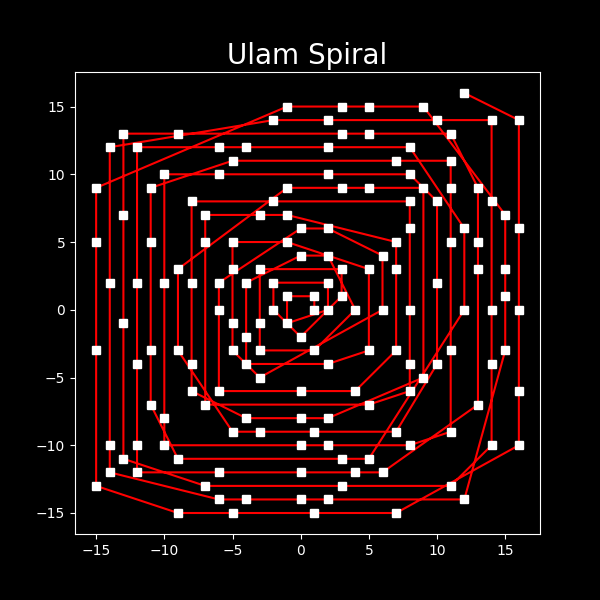

Source code (Python):
# generate prime number list
import matplotlib.pyplot as plt

plt.style.use('dark_background')         



N = int(input('Enter the max limit N: '))

sieve = [True] * (N + 1)
primes = []

for i in range(2, N+1):
    if sieve[i]:
        primes.append(i)
        for j in range(i, N+1,i):
            sieve[j] = False
# print(primes)


# plotting of ulam spiral
x, y = 0, 0
axis = 0
xch, ych = 1, 1
xgoal, ygoal = 1, 1
current = 1
xcoordinates, ycoordinates = [], []
while current <= N:
    if current in primes:
        xcoordinates.append(x)
        ycoordinates.append(y)
        # plt.plot(x, y, 'r.')
    current += 1
    if axis == 0:
        # check if coordinate will move in +ve or -ve direction
        if xch & 1 == 1: # if xch is odd then +ve
            x += 1
        else:
            x -= 1
        
        if xgoal == x:
            axis = 1
            xch += 1
            if xch & 1 == 1:
                xgoal = x + xch
            else:
                xgoal = x - xch

    elif axis == 1:
        if ych & 1 == 1:
            y += 1
        else:
            y -= 1
        
        if ygoal == y:
            axis = 0
            ych += 1
            if ych & 1 == 1:
                ygoal = y + ych
            else:
                ygoal = y - ych
        
plt.title('Ulam Spiral', size=20)
# plt.xlim(-min(xcoordinates), max(xcoordinates))
# plt.ylim(-min(ycoordinates), max(ycoordinates))
plt.plot(xcoordinates, ycoordinates, 'r-')
plt.plot(xcoordinates, ycoordinates, 'ws')
plt.savefig('prime_spiral.png')
plt.show()  
